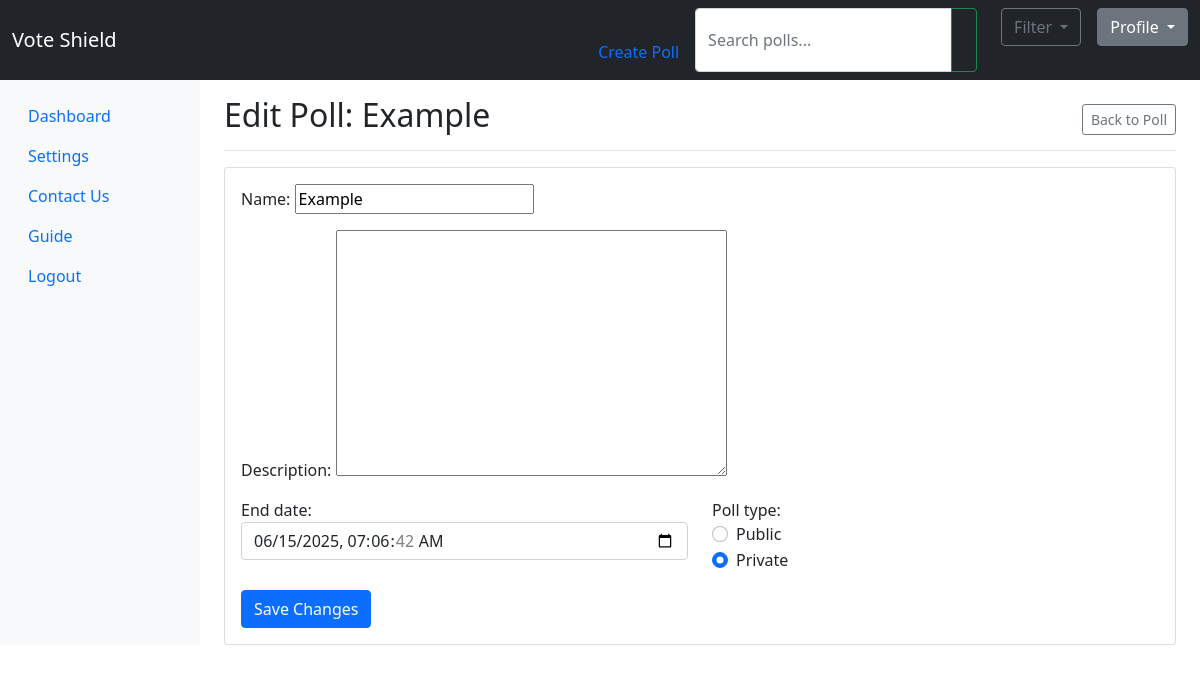
Page /edit-poll/3/ on the committed database.
### accounts/models.py (models this page shows, shortened)
class Poll(models.Model):
    POLL_TYPES = (
        ('public', 'Public'),
        ('private', 'Private'),
    )
    admin = models.ForeignKey(Admin, on_delete=models.CASCADE)
    name = models.CharField(max_length=255)
    start_date = models.DateTimeField(default=timezone.now)
    end_date = models.DateTimeField(default=timezone.now)
    poll_type = models.CharField(max_length=10, choices=POLL_TYPES)
    description = models.TextField(blank=True, null=True) #Update the Poll model for search bar

### accounts/views.py (the view)
# urls.py: path('edit-poll/<int:poll_id>/', views.edit_poll, name='edit_poll'),
def edit_poll(request, poll_id):
    poll = get_object_or_404(Poll, id=poll_id)
    if request.method == 'POST':
        form = PollEditForm(request.POST, instance=poll)
        if form.is_valid():
            form.save()
            messages.success(request, 'Poll updated successfully!')
            return redirect('poll_details', poll_id=poll.id)
    else:
        form = PollEditForm(instance=poll)
    return render(request, 'accounts/edit_poll.html', {
        'form': form,
        'poll': poll,
    })

### accounts/forms.py
class PollEditForm(forms.ModelForm):
    class Meta:
        model = Poll
        fields = ['name', 'description', 'end_date', 'poll_type']
        widgets = {
            'end_date': forms.DateTimeInput(attrs={
                'class': 'form-control',
                'type': 'datetime-local'
            }),
        }

### accounts/templates/accounts/edit_poll.html (shortened to what this page needs)
{% extends 'accounts/base.html' %}
{% block content %}
<div class="d-flex justify-content-between flex-wrap flex-md-nowrap align-items-center pt-3 pb-2 mb-3 border-bottom">
    <h1 class="h2">Edit Poll: {{ poll.name }}</h1>
    <div class="btn-toolbar mb-2 mb-md-0">
        <a href="{% url 'poll_details' poll.id %}" class="btn btn-sm btn-outline-secondary">
            Back to Poll
        </a>
    </div>
</div>
<div class="card">
    <div class="card-body">
        <form method="post">
            <div class="mb-3">
                {{ form.name.label_tag }}
                {{ form.name }}
            </div>
            <div class="mb-3">
                {{ form.description.label_tag }}
                {{ form.description }}
            </div>
            <div class="row mb-3">
                <div class="col-md-6">
                    {{ form.end_date.label_tag }}
                    {{ form.end_date }}
                </div>
                <div class="col-md-6">
                    {{ form.poll_type.label_tag }}
                    <div class="form-check">
                        <input class="form-check-input" type="radio" name="poll_type" id="poll_type_public" value="public" {% if form.poll_type.value == 'public' %}checked{% endif %}>
                        <label class="form-check-label" for="poll_type_public">Public</label>
                    </div>
                    <div class="form-check">
                        <input class="form-check-input" type="radio" name="poll_type" id="poll_type_private" value="private" {% if form.poll_type.value == 'private' %}checked{% endif %}>
                        <label class="form-check-label" for="poll_type_private">Private</label>
                    </div>
                </div>
            </div>
            <button type="submit" class="btn btn-primary">Save Changes</button>
        </form>
    </div>
</div>
{% endblock %}

### rows in the picture
Poll: name "Example", end_date "06/15/2025 07:06:42", poll_type "☐ Public", poll_type "☑ Private"
